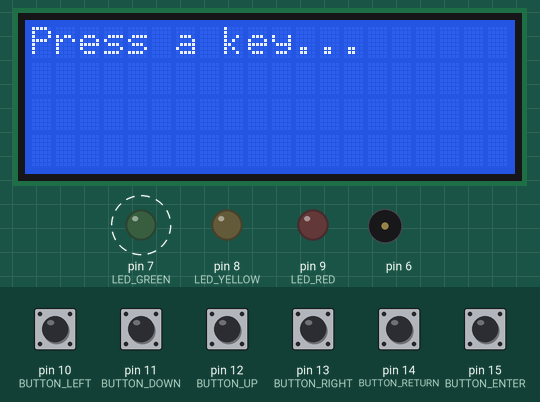
A sketch run on a simulated Arduino Uno, built with avr-gcc and run on an emulated ATmega328P. Shown: 20×4 character LCD, output pins drawn as LEDs (lit = HIGH), buzzer (waves = sounding). Dashed ring = blinking. The inputs (shaded band) are chosen by the test bench; at power-on: pin 10 (BUTTON_LEFT), pin 11 (BUTTON_DOWN), pin 12 (BUTTON_UP), pin 13 (BUTTON_RIGHT), pin 14 (BUTTON_RETURN), pin 15 (BUTTON_ENTER) LOW. What the sketch prints to the serial monitor is not drawn.

Above: at 1.2 s.
1.3 s: pin 10 (BUTTON_LEFT) pulled HIGH for 0.15 s
At 1.73 s:
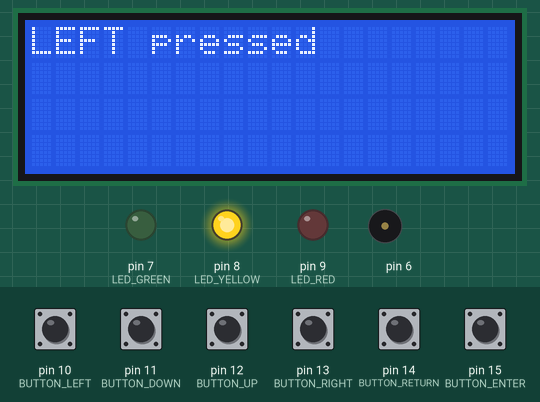
2.0 s: pin 11 (BUTTON_DOWN) pulled HIGH for 0.15 s
At 2.43 s:
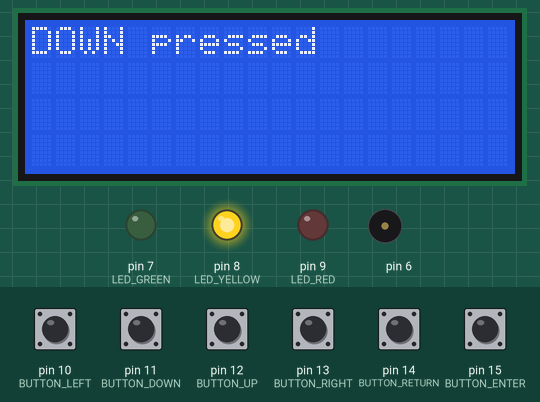
2.7 s: pin 12 (BUTTON_UP) pulled HIGH for 0.15 s
At 3.1 s:
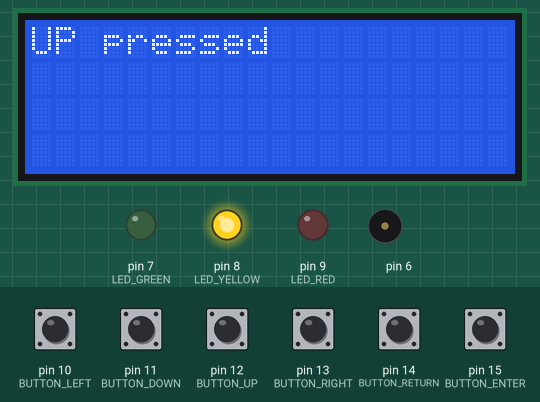
3.4 s: pin 13 (BUTTON_RIGHT) pulled HIGH for 0.15 s
At 3.82 s:
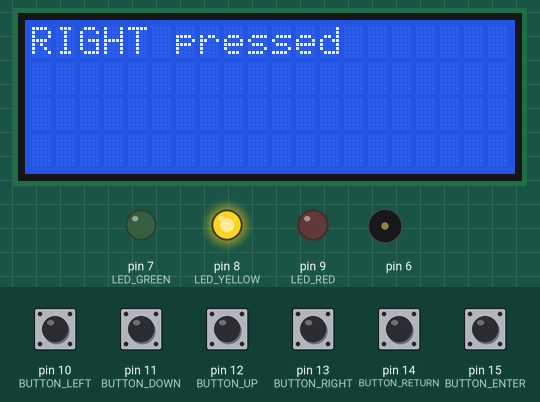
4.1 s: pin 14 (BUTTON_RETURN) pulled HIGH for 0.15 s
At 4.52 s:
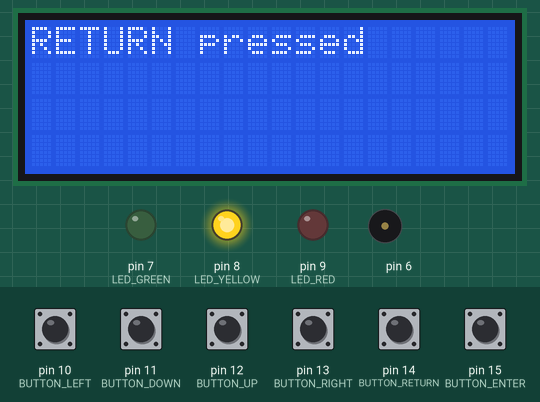
4.8 s: pin 15 (BUTTON_ENTER) pulled HIGH for 0.15 s
At 5.22 s:
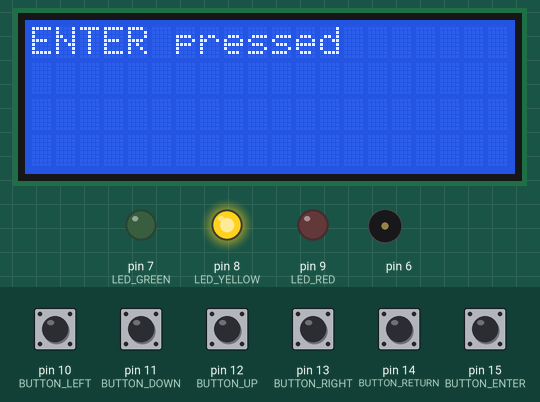
Timing chart, 0 to 6.5 s (numbered marks = the images above; inputs shaded):
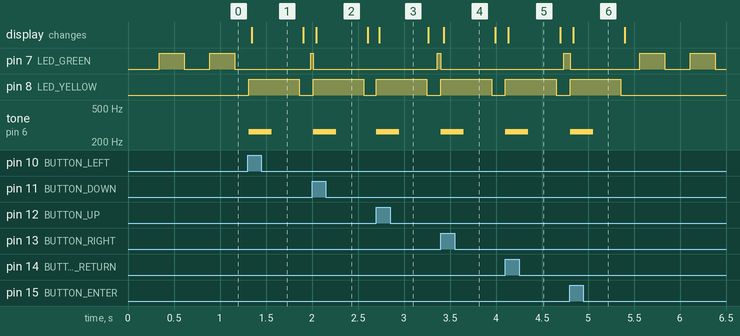

The sketch:

navigation_button_lcd_display.ino
```cpp
#include <Wire.h>
#include <LiquidCrystal_I2C.h>

// Define the I2C address of the LCD display
#define LCD_ADDRESS 0X27

// Define the pin numbers for the buttons
#define BUTTON_UP 12
#define BUTTON_DOWN 11
#define BUTTON_RIGHT 13
#define BUTTON_LEFT 10
#define BUTTON_ENTER 15
#define BUTTON_RETURN 14

// Define the pin numbers for the LEDs
#define LED_GREEN 7
#define LED_YELLOW 8
#define LED_RED 9

// Define the number of buttons
#define BUTTONS_SIZE 6

// Define a blank line
#define BLANK_LINE "                    "

// Define the Button type
typedef struct{
  byte pin;
  char* name;
} Button;

// Initialize the LCD display object
LiquidCrystal_I2C lcd(LCD_ADDRESS, 20, 4);

int counter = 0;

// Define and initialize the button Mapping
Button buttonMap[BUTTONS_SIZE] {
    { BUTTON_UP     , "UP"    },
    { BUTTON_DOWN   , "DOWN"  },
    { BUTTON_RIGHT  , "RIGHT" },
    { BUTTON_LEFT   , "LEFT"  },
    { BUTTON_ENTER  , "ENTER" },
    { BUTTON_RETURN , "RETURN"}
};

// Define a button not selected
const Button BUTTON_NONE = {-1, "NONE"};

void setup() {
  // Open serial communicatons and wait for port to open
  Serial.begin(9600);
  while(!Serial){
    ;
  } // wait fo serial port to connect.

  // Initialize the LCD display
  lcd.init();
  lcd.backlight();

  // Set the LED pins as output
  pinMode( LED_GREEN, OUTPUT);
  pinMode( LED_YELLOW, OUTPUT);
  pinMode( LED_RED, OUTPUT);

  // Set the button pins as input with internal pull-up resistors enabled
  pinMode( BUTTON_UP      , INPUT );
  pinMode( BUTTON_DOWN    , INPUT );
  pinMode( BUTTON_RIGHT   , INPUT );
  pinMode( BUTTON_LEFT    , INPUT );
  pinMode( BUTTON_ENTER   , INPUT );
  pinMode( BUTTON_RETURN  , INPUT );
}

void loop() {
  Button buttonPressed;

  // Write the initial text to the display
  lcd.setCursor(0, 0);
  lcd.print( "Press a key..." );

  // Increment the counter variable
  counter++;

  // Blink the LED every 20 interations
  if( (counter % 20) == 0 )
    digitalWrite(LED_GREEN, !digitalRead(LED_GREEN));

  buttonPressed = checkButtonPressed();
  if( buttonPressed.pin != BUTTON_NONE.pin){
      lcd.setCursor(0, 0);
      lcd.print(BLANK_LINE);
      lcd.setCursor(0, 0);
      lcd.print( buttonPressed.name );
      lcd.print( " pressed");
      delay(500);

      releaseButton(buttonPressed);
  }
}

Button checkButtonPressed(){
  for(int button = 0; button < BUTTONS_SIZE; button++){

    if( digitalRead( buttonMap[button].pin ) == HIGH ){

      digitalWrite(LED_GREEN, LOW);

      Serial.print(buttonMap[button].name);
      Serial.println(" - button pressed");

      digitalWrite( LED_YELLOW, HIGH );
      tone(6, 262, 1000 / 4);

      return buttonMap[button];
    }
  }

  return BUTTON_NONE;
}

void releaseButton(Button button){

  // Wait until button released
  while( digitalRead( button.pin ) == HIGH );

  Serial.print(button.name);
  Serial.println(" - button relesed");

  lcd.setCursor(0, 0);
  lcd.print(BLANK_LINE);

  digitalWrite( LED_YELLOW, LOW );
}
```

Measured:
- after the input at 1.3 s, pin 8 (LED_YELLOW): LOW → HIGH at once, → LOW 0.55 s later; tone on pin 6: silent → 262 Hz at once, → silent 0.25 s later; the display: changes at once (image 1)
- after the input at 2.0 s, pin 8 (LED_YELLOW): LOW → HIGH at once, → LOW 0.55 s later; tone on pin 6: silent → 262 Hz at once, → silent 0.25 s later; the display: changes at once (image 2)
- after the input at 2.7 s, pin 8 (LED_YELLOW): LOW → HIGH at once, → LOW 0.55 s later; tone on pin 6: silent → 262 Hz at once, → silent 0.25 s later; the display: changes at once (image 3)
- after the input at 3.4 s, pin 8 (LED_YELLOW): LOW → HIGH at once, → LOW 0.55 s later; tone on pin 6: silent → 262 Hz at once, → silent 0.25 s later; the display: changes at once (image 4)
- after the input at 4.1 s, pin 8 (LED_YELLOW): LOW → HIGH at once, → LOW 0.55 s later; tone on pin 6: silent → 262 Hz at once, → silent 0.25 s later; the display: changes at once (image 5)
- after the input at 4.8 s, pin 8 (LED_YELLOW): LOW → HIGH at once, → LOW 0.55 s later; tone on pin 6: silent → 262 Hz at once, → silent 0.25 s later; the display: changes at once (image 6)
